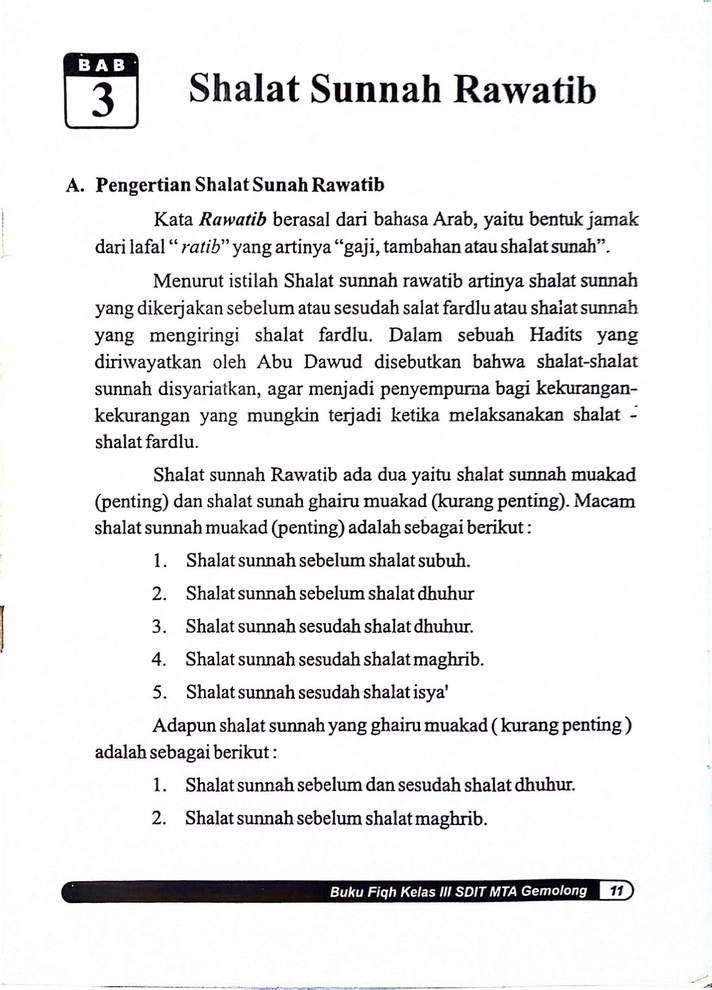
#> input picture data/target/01.jpg, 712 x 990 px, shrunk from 1752 x 2436 before the run; its folder holds only this picture in this run
$ python -i processing.py   (imports and definitions only)
#> lines starting #> are read from the running program, lines starting #| are printed output that depends on the picture
#> further down, picture is the input picture: shape (990, 712, 3); mean B, G, R 234.2, 233.9, 234
import cv2
import numpy as np
import os
from modules.utils import ensure_dir, create_zip

# [26 lines left out: functions read_file, get_mean_and_std, color_transfer, not called in this run]

def illumination_correction(image):
    dilated = cv2.dilate(image, np.ones((7,7), np.uint8))
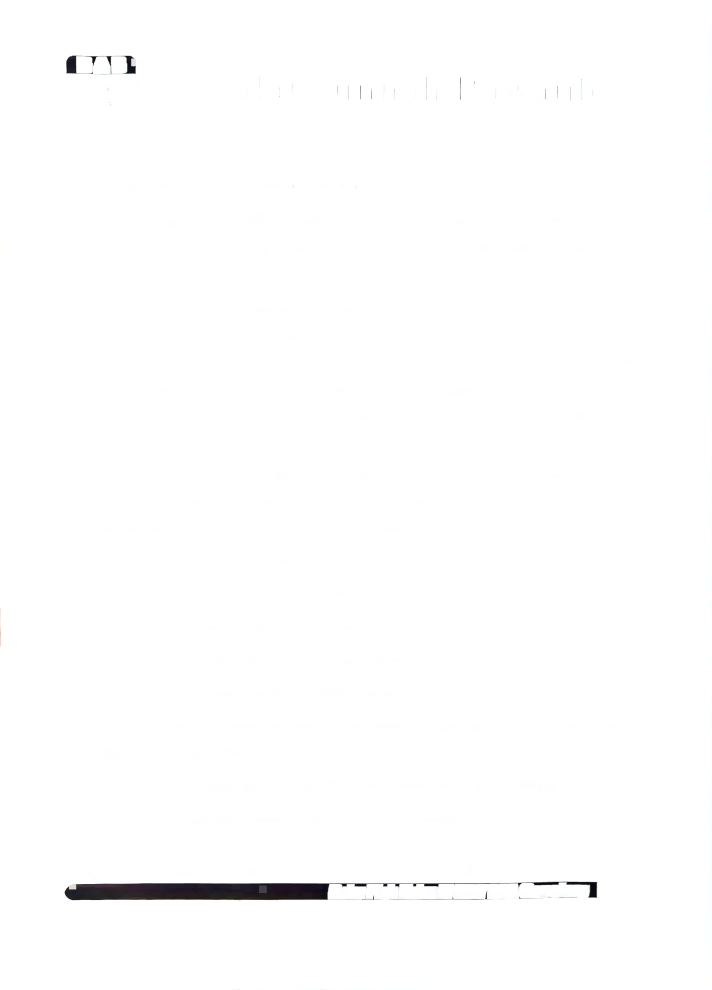
#> dilated: shape (990, 712, 3); mean B, G, R 253.4, 253.3, 253.4
    bg = cv2.medianBlur(dilated, 21)
    diff = 255 - cv2.absdiff(image, bg)
    return cv2.normalize(diff, None, 0, 255, cv2.NORM_MINMAX)

def edge_preserving(image):
    return cv2.bilateralFilter(image, 9, 75, 75)

def noise_reduction(image):
    return cv2.fastNlMeansDenoisingColored(image, None, 3, 3, 7, 21)

# [7 lines left out: function stretch_contrast, not called in this run]

def unsharpMasking(image):
    blurred = cv2.GaussianBlur(image, (5,5), 1.0)
    return cv2.addWeighted(image, 1.5, blurred, -0.5, 0)

def preprocess_image(image):
    image = illumination_correction(image)
    image = noise_reduction(image)
    return image

# [30 lines left out: functions postprocess_image, process_images, not called in this run]

>>> import cv2
>>> picture = cv2.imread('../data/target/01.jpg')
>>> result = preprocess_image(picture)
